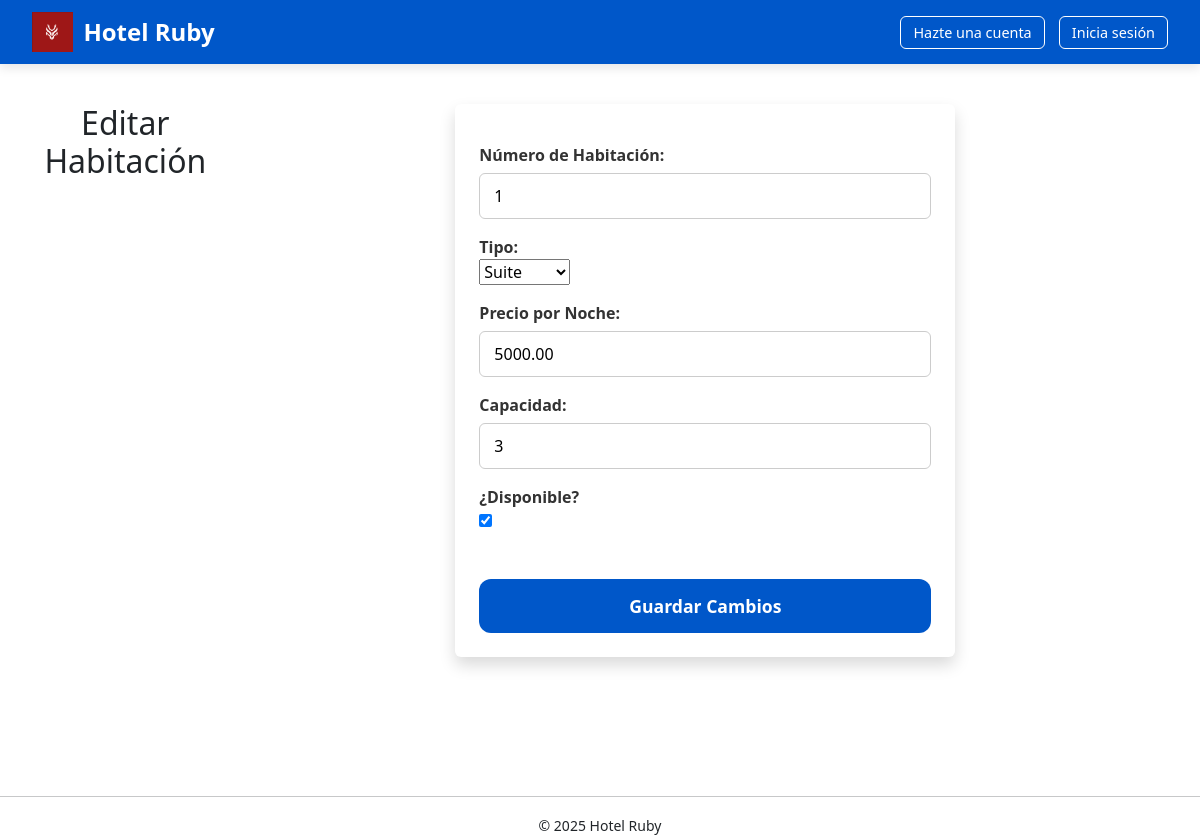
Page /habitaciones/16/editar/ on the committed database.
### hotel/models.py (models this page shows, shortened)
class Habitacion(models.Model):
    TIPO=[
        ("STD", "Standard"),
        ("DLX", "Deluxe"),
        ("STE", "Suite"),
    ]
    numero       = models.PositiveIntegerField(unique=True)
    tipo         = models.CharField(max_length=3, choices=TIPO)
    precio_noche = models.DecimalField(max_digits=8, decimal_places=2)
    capacidad    = models.PositiveIntegerField(validators=[MinValueValidator(1)])
    disponible   = models.BooleanField(default=True)

### hotel/views.py (the view)
# urls.py: path('habitaciones/<int:pk>/editar/', views.editar_habitacion, name='editar_habitacion'),
def editar_habitacion(request, pk):
    habitacion = get_object_or_404(Habitacion, pk=pk)
    form = HabitacionForm(request.POST or None, instance=habitacion)
    if form.is_valid():
        form.save()
        return redirect('hotel:lista_habitaciones')
    return render(request, 'hotel/editar_habitacion.html', {'form': form})

### hotel/forms.py
class HabitacionForm(forms.ModelForm):
    class Meta:
        model = Habitacion
        fields = ['numero', 'tipo', 'precio_noche', 'capacidad', 'disponible']
        labels = {
            'numero': 'Número de Habitación',
            'tipo': 'Tipo',
            'precio_noche': 'Precio por Noche',
            'capacidad': 'Capacidad',
            'disponible': '¿Disponible?',
        }

### hotel/templates/hotel/editar_habitacion.html (shortened to what this page needs)
{% extends 'base.html' %}
{% block content %}
<h2 class="text-center mb-4">Editar Habitación</h2>
<div class="container">
  <form method="post" class="shadow p-4 rounded bg-white" style="max-width: 500px; margin: auto;">
    {{ form.as_p }}
    <button type="submit" class="btn btn-primary w-100">Guardar Cambios</button>
  </form>
</div>
{% endblock %}

### static/css/main.css (style rules this page uses)
body { margin: 0; font-family: 'Segoe UI', Tahoma, sans-serif; background-color: #f4f6f9; }
form { background: white; padding: 30px 40px; border-radius: 12px; box-shadow: 0 6px 20px rgba(0, 0, 0, 0.08); width: 100%; max-width: 500px; margin: auto; }
form label { font-weight: 600; display: block; margin-top: 15px; color: #333; }
form input[type="text"], form input[type="email"], form input[type="tel"], form input[type="number"] { width: 100%; padding: 10px 14px; margin-top: 6px; border: 1px solid #ccc; border-radius: 6px; font-size: 1rem; transition: border-color 0.2s ease-in-out; }
button[type="submit"] { width: 100%; padding: 12px; margin-top: 30px; background-color: #0057c9; color: white; font-size: 1.1rem; border: none; border-radius: 8px; cursor: pointer; transition: background 0.3s ease-in-out; }
button[type="submit"] { width: 100%; padding: 14px; background: #0057c9; color: white; border: none; border-radius: 12px; font-size: 1.1rem; font-weight: bold; cursor: pointer; transition: background 0.3s ease, transform 0.2s ease; }

### rows in the picture
Habitacion: numero "1", tipo "Suite", precio_noche "5000.00", capacidad "3", disponible "☑"
